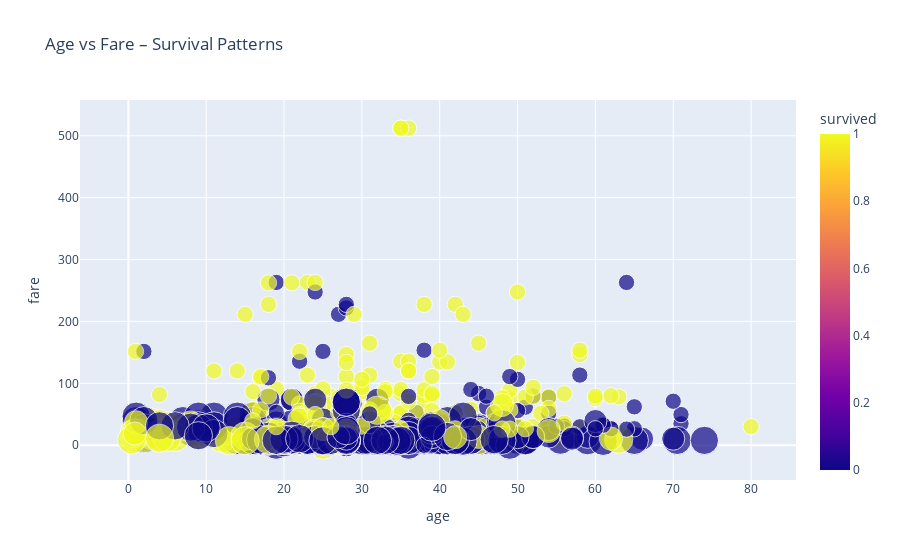

Source (notebook cell):
### Code cell
# Interactive scatter
px.scatter(df2, x='age', y='fare', color='survived', size='pclass',
           hover_data=['sex','embarked'], title="Age vs Fare – Survival Patterns").show()

### Figure 1 — Plotly figure (JSON) as saved in the notebook; plotly's stock layout.template omitted (floating-point values rounded to 4 significant figures; data arrays with more than 128 entries replaced by an {"elided": "..."} marker saying what was removed)
{"data": [{"customdata": {"elided": "891x2 str values"}, "hovertemplate": "age=%{x}<br>fare=%{y}<br>pclass=%{marker.size}<br>sex=%{customdata[0]}<br>embarked=%{customdata[1]}<br>survived=%{marker.color}<extra></extra>", "legendgroup": "", "marker": {"color": {"elided": "891 int values"}, "coloraxis": "coloraxis", "size": {"elided": "891 int values"}, "sizemode": "area", "sizeref": 0.0075, "symbol": "circle"}, "mode": "markers", "name": "", "orientation": "v", "showlegend": false, "type": "scatter", "x": {"elided": "891 float values"}, "xaxis": "x", "y": {"elided": "891 float values"}, "yaxis": "y"}], "layout": {"coloraxis": {"colorbar": {"title": {"text": "survived"}}, "colorscale": [[0, "#0d0887"], [0.1111, "#46039f"], [0.2222, "#7201a8"], [0.3333, "#9c179e"], [0.4444, "#bd3786"], [0.5556, "#d8576b"], [0.6667, "#ed7953"], [0.7778, "#fb9f3a"], [0.8889, "#fdca26"], [1, "#f0f921"]]}, "legend": {"itemsizing": "constant", "tracegroupgap": 0}, "title": {"text": "Age vs Fare – Survival Patterns"}, "xaxis": {"anchor": "y", "domain": [0, 1], "title": {"text": "age"}}, "yaxis": {"anchor": "x", "domain": [0, 1], "title": {"text": "fare"}}}}
